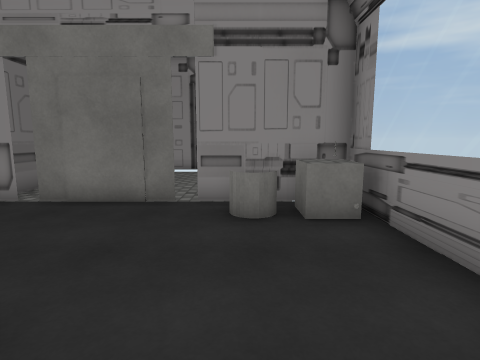
View 1 (above)

12 first-person views from a walk through a 3-D level made in the Unity game engine. The camera is 1.4 m above the floor, tilts 8° down and sees 80° across. The floor is counted in squares, 1 m on a side. Each view is taken from the middle of a square. On the plan, view 1 faces up. The plan holds only what a view shows up to about 14 squares ahead; the rest is blank. The place goes on beyond the plan. The player character is not drawn. Door leaves are left out, so doorways stand open. Some surface patterns are stand-ins.

View 2
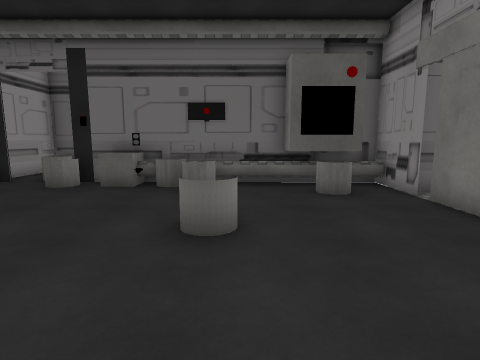

View 3
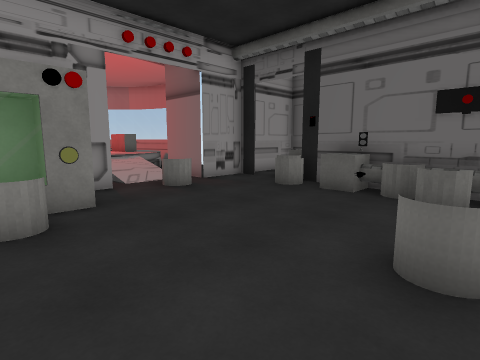

View 4
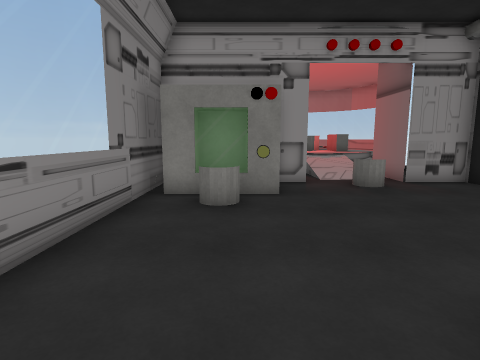

View 5
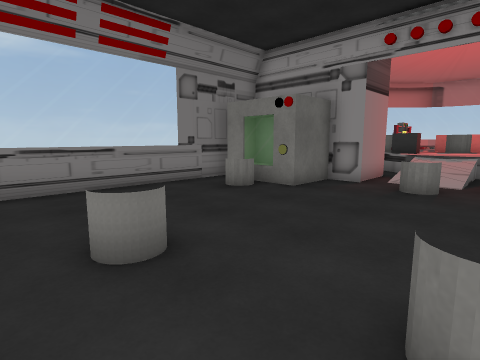

View 6
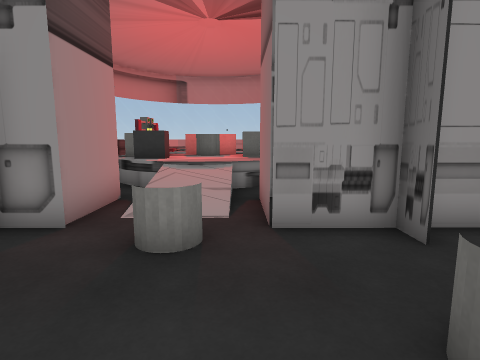

View 7
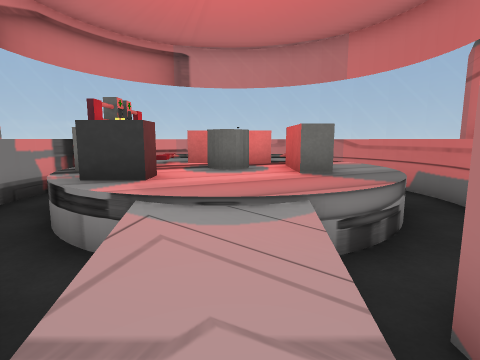

View 8
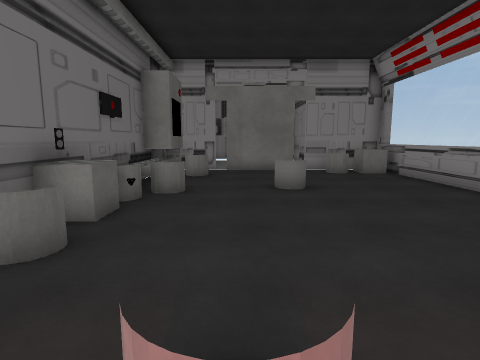

View 9
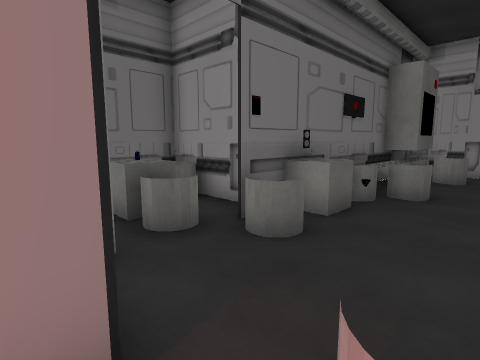

View 10
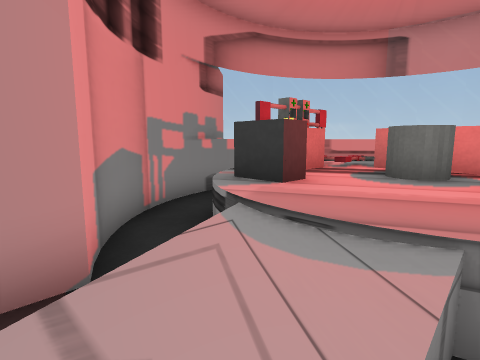

View 11
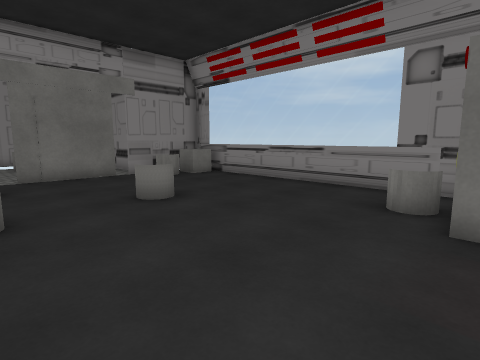

View 12
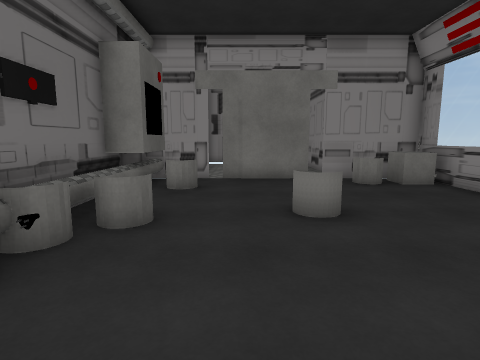

### Floor plan
Key: @ floor where view 1 was taken; # wall or solid block; x gap in a wall; . main floor; : floor 0.75 m higher than the main floor; / step, stairs or slope; D open door; = window, fence, low wall or low ledge; ^ raised ledge; O other object.
Columns run from 10 left of view 1 to 3 right of it. Each row starts with its distance up from view 1.
  9           #
  8     #.  ..#
  7    ##D# #D###
  6   ##.D...DOO##
  5   OOO.....OO.#
  4   OOO........#
  3    #.........#
  2    =...==....#
  1    =O..==....#
  0    O......@..#
 -1   OOO........#
 -2 # #O.........#
 -3 ###O......OO.#
 -4 OODO..... ##x#
 -5 OODD.....OO^^#
 -6 ###..DOD.^  O#
 -7   ###...#
 -8     #///#
 -9     #///##
-10     #=/==##
-11   #==:::O=##
-12   #=OO::O^=#
-13   #= O==OO=#
-14   #: O==OO=#=
-15   #  OOO =##

Where each view was taken, in squares from view 1:
view 1: 0 up, 0 right, facing up
view 2: 2 up, 2 right, facing left
view 3: 2 up, 1 right, facing down-left
view 4: 3 up, 0 right, facing down
view 5: 3 up, 6 left, facing down-right
view 6: 2 down, 5 left, facing down
view 7: 7 down, 4 left, facing down
view 8: 7 down, 4 left, facing up
view 9: 7 down, 4 left, facing up-left
view 10: 8 down, 5 left, facing down-right
view 11: 5 down, 6 left, facing up-right
view 12: 4 down, 4 left, facing up
